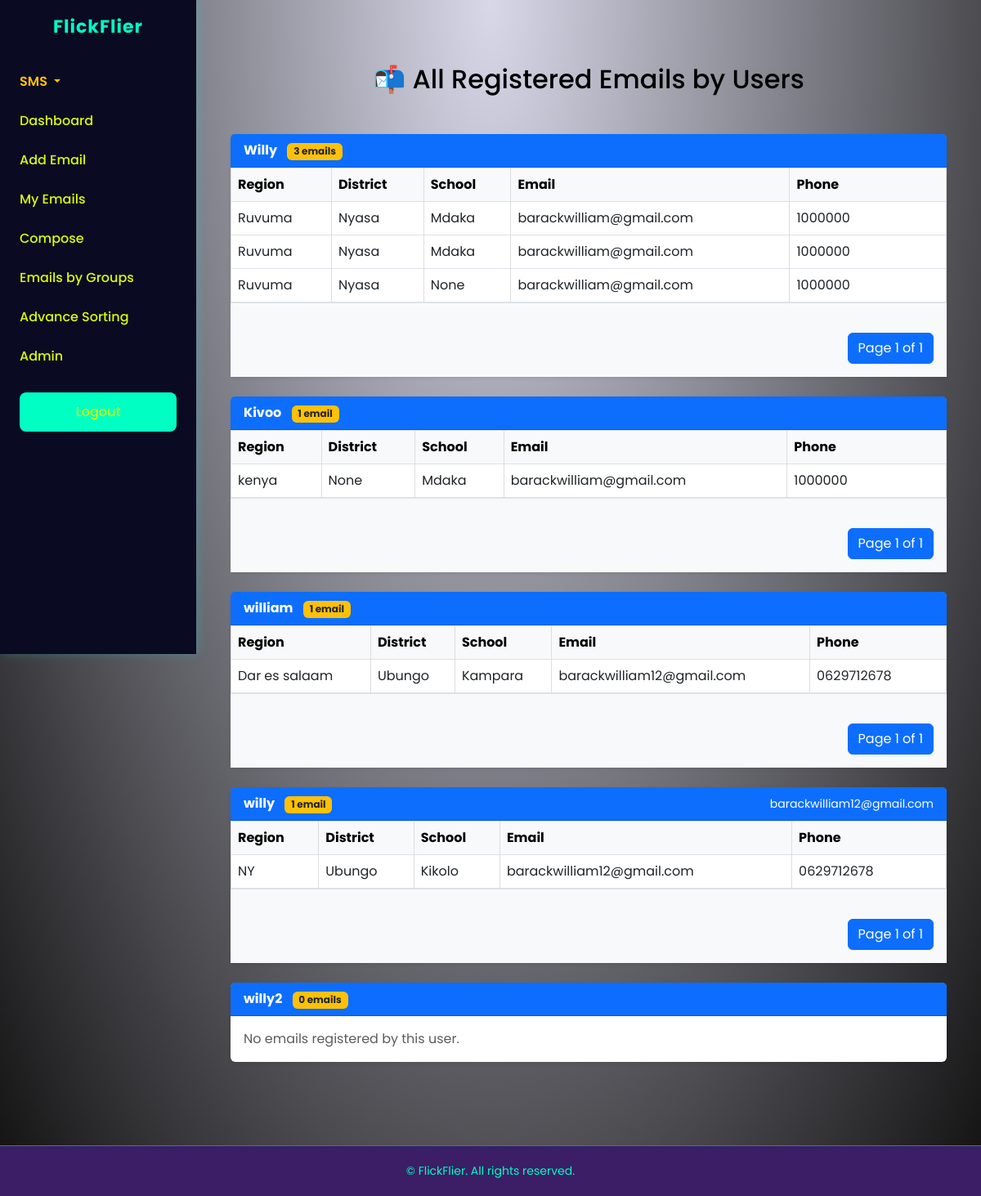
Screenshot of /all-emails-by-user/ (signed in) with the database file from the repository.
### Email_app/models.py (models this page shows, shortened)
class EmailEntry(models.Model):
    user = models.ForeignKey(User, on_delete=models.CASCADE)
    region = models.CharField(max_length=100)
    district = models.CharField(max_length=100)
    school_name = models.CharField(max_length=200)
    email = models.EmailField(blank=True,null=True)
    phone_number = models.CharField(max_length=20,blank=True,null=True)

### Email_app/views.py (the view)
# urls.py: path('all-emails-by-user/', views.all_emails_by_user, name='all_emails_by_user'),
@login_required
def all_emails_by_user(request):
    users = User.objects.all()
    paginated_users = []
    for user in users:
        user_emails = EmailEntry.objects.filter(user=user)
        paginator = Paginator(user_emails, 4)
        page_number = request.GET.get(f'page_{user.id}')
        page_obj = paginator.get_page(page_number)
        paginated_users.append({
            'user': user,
            'page_obj': page_obj,
            'email_count': user_emails.count(),  # Count of emails
        })
    return render(request, 'all_emails_by_user.html', {'paginated_users': paginated_users})

### templates/all_emails_by_user.html (shortened to what this page needs)
{% extends 'base.html' %}
{% block content %}
<div class="container py-5">
    <h2 class="mb-5 text-center">📬 All Registered Emails by Users</h2>
    {% for entry in paginated_users %}
    <div class="card mb-4 shadow-sm border-0">
        <div class="card-header bg-primary text-white d-flex justify-content-between align-items-center">
            <div>
                <strong>{{ entry.user.username }}</strong>
                <span class="badge bg-warning text-dark ms-2">{{ entry.email_count }} email{{ entry.email_count|pluralize }}</span>
            </div>
            <small class="text-white">{{ entry.user.email }}</small>
        </div>
        <div class="card-body p-0">
            {% if entry.page_obj %}
            <div class="table-responsive">
                <table class="table table-bordered table-hover align-middle mb-0">
                    <thead class="table-light">
                        <tr>
                            <th>Region</th>
                            <th>District</th>
                            <th>School</th>
                            <th style="min-width: 220px; word-break: break-word;">Email</th>
                            <th style="min-width: 130px; white-space: nowrap;">Phone</th>
                        </tr>
                    </thead>
                    <tbody>
                        {% for email in entry.page_obj %}
                        <tr>
                            <td>{{ email.region }}</td>
                            <td>{{ email.district }}</td>
                            <td>{{ email.school_name }}</td>
                            <td style="word-break: break-word;">{{ email.email }}</td>
                            <td style="white-space: nowrap;">{{ email.phone_number }}</td>
                        </tr>
                        {% endfor %}
                    </tbody>
                </table>
            </div>
            <div class="p-3 border-top bg-light">
                <nav aria-label="User pagination">
                    <ul class="pagination justify-content-end mb-0">
                        <li class="page-item active">
                            <span class="page-link">
                                Page {{ entry.page_obj.number }} of {{ entry.page_obj.paginator.num_pages }}
                            </span>
                        </li>
                    </ul>
                </nav>
            </div>
            {% else %}
            <div class="p-3 text-muted">No emails registered by this user.</div>
            {% endif %}
        </div>
    </div>
    {% empty %}
    <div class="alert alert-info text-center">No users found.</div>
    {% endfor %}
</div>
{% endblock %}

### templates/base.html (style rules this page uses)
table { width: 100%; border-collapse: collapse; min-width: 600px; }
th, td { border: 1px solid #ddd; padding: 10px; text-align: left; }
th { background-color: #f0f0f0; }
.pagination { margin-top: 20px; display: flex; flex-wrap: wrap; gap: 10px; align-items: center; justify-content: center; font-size: 14px; }
body { background: radial-gradient(ellipse at top, #d8d8e9, #111111); font-family: 'Poppins', sans-serif; margin: 0; color: #000000; display: flex; flex-direction: column; min-height: 100vh; }
@media (min-width: 992px) { table td, table th { word-break: break-word; white-space: normal; } }

### rows the page displays
EmailEntry: region "Ruvuma", district "Nyasa", school_name "Mdaka", email "barackwilliam@gmail.com", phone_number "1000000"
EmailEntry: region "Ruvuma", district "Nyasa", school_name "Mdaka", email "barackwilliam@gmail.com", phone_number "1000000"
EmailEntry: region "Ruvuma", district "Nyasa", school_name "None", email "barackwilliam@gmail.com", phone_number "1000000"
EmailEntry: region "kenya", district "None", school_name "Mdaka", email "barackwilliam@gmail.com", phone_number "1000000"
EmailEntry: region "Dar es salaam", district "Ubungo", school_name "Kampara", email "barackwilliam12@gmail.com", phone_number "0629712678"
EmailEntry: region "NY", district "Ubungo", school_name "Kikolo", email "barackwilliam12@gmail.com", phone_number "0629712678"

### other values shown
{{ entry.user.username }} "Willy"
{{ entry.email_count }} "3"
{{ entry.page_obj.number }} "1"
{{ entry.page_obj.paginator.num_pages }} "1"
{{ entry.user.username }} "Kivoo"
{{ entry.email_count }} "1"
{{ entry.user.username }} "william"
{{ entry.user.username }} "willy"
{{ entry.user.email }} "barackwilliam12@gmail.com"
{{ entry.user.username }} "willy2"
{{ entry.email_count }} "0"
